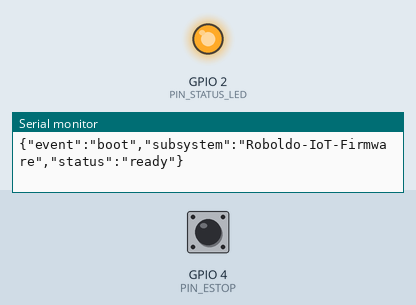
This program was run on a simulated ESP32. On the bench: output pins drawn as LEDs (lit = HIGH), the last lines printed to the serial monitor. The test bench sets the inputs (shaded band); at power-on: GPIO 4 (PIN_ESTOP) HIGH.

Above: at 1.2 s.
1.3 s: GPIO 4 (PIN_ESTOP) pulled LOW for 0.15 s
At 1.4 s:
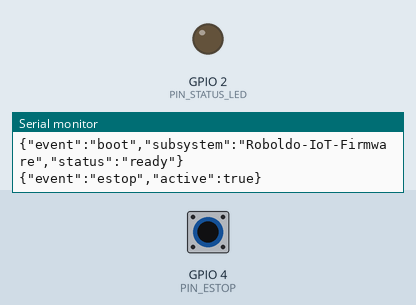
3.0 s: GPIO 4 (PIN_ESTOP) pulled LOW for 3.2 s
At 6.6 s:
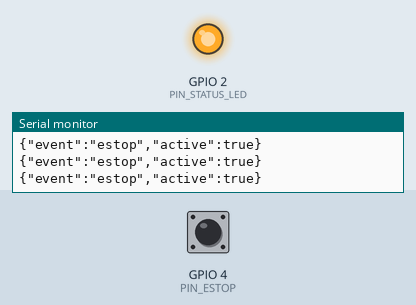
Timing chart, 0 to 8.1 s (numbered marks = the images above; inputs shaded):
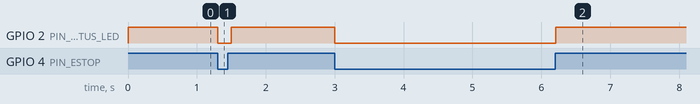

The program:

main.cpp
```cpp
#include <Arduino.h>
#include "roboldo_pins.h"

void setup() {
    Serial.begin(115200);
    pinMode(PIN_STATUS_LED, OUTPUT);
    pinMode(PIN_ESTOP, INPUT_PULLUP);
    Serial.println("{\"event\":\"boot\",\"subsystem\":\"Roboldo-IoT-Firmware\",\"status\":\"ready\"}");
}

void loop() {
    bool estopTriggered = (digitalRead(PIN_ESTOP) == LOW);
    if (estopTriggered) {
        digitalWrite(PIN_STATUS_LED, LOW);
        Serial.println("{\"event\":\"estop\",\"active\":true}");
    } else {
        digitalWrite(PIN_STATUS_LED, HIGH);
    }
    delay(100);
}
```

roboldo_pins.h
```cpp
#ifndef ROBOLDO_PINS_H
#define ROBOLDO_PINS_H

// Pinos de Segurança e Status
#define PIN_ESTOP       4
#define PIN_STATUS_LED  2

// Pinos dos Sensores de Toque (Cabeça / Braços)
#define PIN_TOUCH_HEAD  15
#define PIN_TOUCH_LEFT  12
#define PIN_TOUCH_RIGHT 14

#endif // ROBOLDO_PINS_H
```

Measured:
- after the input at 1.3 s, GPIO 2 (PIN_STATUS_LED): HIGH → LOW at once, → HIGH 0.20 s later
- after the input at 3.0 s, GPIO 2 (PIN_STATUS_LED): HIGH → LOW at once, → HIGH 3.2 s later
